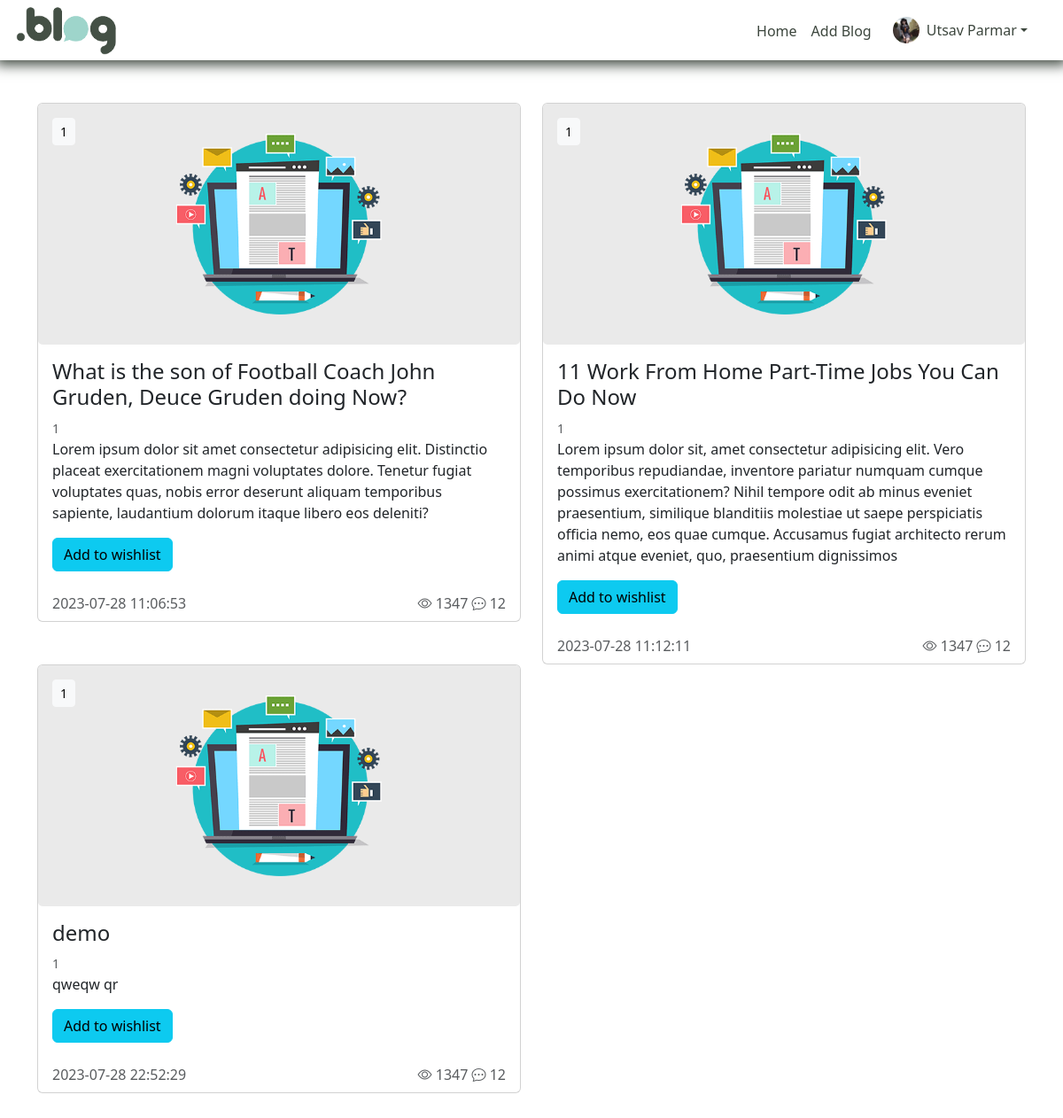
The app's page /dashboard.php (signed in) with its own data.
### tables this page shows
CREATE TABLE `users` (
  `user_id` int(11) NOT NULL,
  `name` varchar(100) NOT NULL,
  `email` varchar(100) NOT NULL,
  `password` varchar(100) NOT NULL,
  `user_type` enum('client','admin') NOT NULL DEFAULT 'client',
  `image` varchar(100) DEFAULT NULL,
  `created_at` datetime DEFAULT NULL,
  `updated_at` datetime DEFAULT NULL
);

CREATE TABLE `blog_posts` (
  `post_id` int(11) NOT NULL,
  `user_id` int(11) NOT NULL,
  `title` varchar(200) NOT NULL,
  `content` text NOT NULL,
  `tag` int(11) DEFAULT NULL,
  `category` int(11) DEFAULT NULL,
  `featured_image` varchar(100) DEFAULT NULL,
  `created_at` datetime DEFAULT NULL,
  `updated_at` datetime DEFAULT NULL
);

### dashboard.php (the view, shortened to what this page needs)
<!DOCTYPE html>
<html lang="en">
<head>
</head>
<body>
  <?php
    include_once "./navbar_dash.php";
  ?>
  <div class="container my-5">
    <div class="row">
      <?php
     $query = "SELECT * FROM Blog_Posts";
    $runquery = mysqli_query($conn,$query);
    while ($row = mysqli_fetch_assoc($runquery)) {
      $title = $row["title"];
      $content = $row["content"];
      $tag = $row["tag"];
      $category = $row["category"];
      $created_at = $row["created_at"];
  ?>
      <div class="col-sm-6">
        <div class="card">
          <img class="card-img" src='./assets/blog_default.png' alt="Post_Card">
          <div class="card-img-overlay">
            <a href="#" class="btn btn-light btn-sm"><?= $category ?></a>
          </div>
          <div class="card-body">
            <h4 class="card-title"><?= $title ?></h4>
            <small class="text-muted cat">
              <i class="far fa-clock text-info"></i><?= $tag?>
            </small>
            <p class="card-text"><?= $content ?></p>
            <a href="#" class="btn btn-info">Add to wishlist</a>
          </div>
          <div class="card-footer text-muted d-flex justify-content-between bg-transparent border-top-0">
            <div class="views"><?= $created_at?>
            </div>
            <div class="stats">
              <i class="bi bi-eye"></i> 1347
              <i class="bi bi-chat-dots"></i> 12
            </div>
          </div>
        </div>
      </div>
      <?php
    }
  ?>
    </div>
  </div>
</body>
</html>

### navbar_dash.php (shortened to what this page needs)
<?php
include_once "connection.php";
$user_id = $_SESSION["user_id"];
$query = "SELECT * FROM Users WHERE user_id='$user_id'";
$runquery = mysqli_query($conn, $query);
$row = mysqli_fetch_assoc($runquery);
$name = $row["name"];
$image = $row["image"];
?>
<!DOCTYPE html>
<html lang="en">
<head>
  <link href="https://cdn.jsdelivr.net/npm/bootstrap@5.3.1/dist/css/bootstrap.min.css" rel="stylesheet"
>
  <link rel="stylesheet" href="./css/style.css">
  <link rel="stylesheet"
    href="https://cdnjs.cloudflare.com/ajax/libs/line-awesome/1.3.0/line-awesome/css/line-awesome.min.css"
 />
  <link href="./lib/css/bootstrap-icons/bootstrap-icons.css" rel="stylesheet">
</head>
<body>
  <header class="p-1 header_nav">
    <div class="container-fluid">
      <div class="d-flex flex-wrap align-items-center justify-content-center justify-content-lg-start">
        <a href="/" class="d-flex align-items-center mb-2 mb-lg-0 text-white text-decoration-none">
          <img src="./assets/site_logo.png" alt="logo" height="60">
        </a>
        <ul class="nav col-12 col-lg-auto me-2 mb-2 justify-content-center mb-md-0 ms-auto ">
          <li><a href="./dashboard.php" class="nav-link px-2 mt-1 ">Home</a></li>
          <li><a href="./add_blog.php" class="nav-link px-2 mt-1">Add Blog</a></li>
          <li class="nav-item dropdown pe-3">
            <a class="nav-link nav-profile d-flex align-items-center pe-0" href="#" data-bs-toggle="dropdown">
              <img src="upload/<?= $image ?>" alt="Profile" class="rounded-circle" height="30">
              <span class="d-none d-md-block dropdown-toggle ps-2"><?= $name ?></span>
            </a>
          </li>
        </ul>
      </div>
    </div>
  </header>
</body>
</html>

### css/style.css (style rules this page uses)
.header_nav { background-color: #fff; box-shadow: #3c463d 0px 0px 14px 5px; }
.nav-link { color: #3c463d; }

### records on screen
users: image (picture), name "Utsav Parmar"
blog_posts: category "1", title "What is the son of Football Coach John Gruden, Deuce Gruden doing Now?", tag "1", content "Lorem ipsum dolor sit amet consectetur adipisicing elit. Distinctio placeat exercitationem magni voluptates dolore. Tenetur fugiat voluptates quas, nobis error deserunt aliquam temporibus sapiente, laudantium dolorum itaque libero eos deleniti?", created_at "2023-07-28 11:06:53"
blog_posts: category "1", title "11 Work From Home Part-Time Jobs You Can Do Now", tag "1", content "Lorem ipsum dolor sit, amet consectetur adipisicing elit. Vero temporibus repudiandae, inventore pariatur numquam cumque possimus exercitationem? Nihil tempore odit ab minus eveniet praesentium, similique blanditiis molestiae ut saepe perspiciatis officia nemo, eos quae cumque. Accusamus fugiat architecto rerum animi atque eveniet, quo, praesentium dignissimos", created_at "2023-07-28 11:12:11"
blog_posts: category "1", title "demo", tag "1", content "qweqw qr", created_at "2023-07-28 22:52:29"
